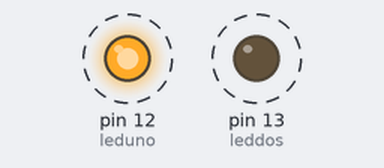
A sketch run on a simulated Arduino Uno, built with avr-gcc and run on an emulated ATmega328P. Parts: output pins drawn as LEDs (lit = HIGH). Dashed ring = blinking.

Above: at 0.2 s.
Timing chart, 0 to 3.0 s (numbered marks = the images above):
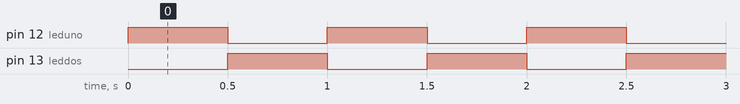

Measured:
- by itself, pin 12 (leduno), pin 13 (leddos): alternates HIGH for 0.50 s and LOW for 0.50 s

The sketch:

Programa5.ino
```cpp
int leduno=12;
int leddos=13;
void setup() {
  // put your setup code here, to run once:
pinMode(leduno,OUTPUT);
pinMode(leddos,OUTPUT);
}

void loop() {
  // put your main code here, to run repeatedly:
digitalWrite(leduno,HIGH);
digitalWrite(leddos,LOW);
delay(500);
digitalWrite(leduno,LOW);
digitalWrite(leddos,HIGH);
delay(500);
}
```
